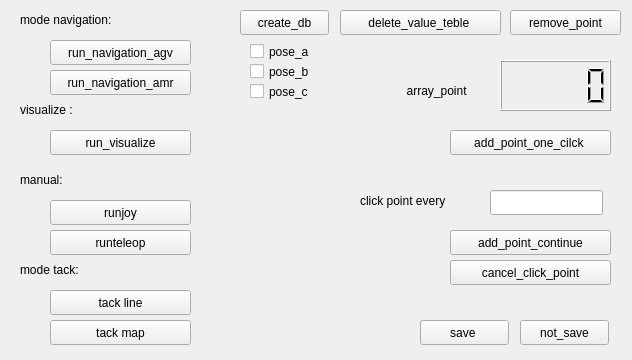
<?xml version="1.0" encoding="UTF-8"?>
<ui version="4.0">
 <class>Form</class>
 <widget class="QWidget" name="Form">
  <property name="geometry">
   <rect>
    <x>0</x>
    <y>0</y>
    <width>632</width>
    <height>360</height>
   </rect>
  </property>
  <property name="windowTitle">
   <string>Form</string>
  </property>
  <widget class="QPushButton" name="add_point_one_cilck">
   <property name="geometry">
    <rect>
     <x>450</x>
     <y>130</y>
     <width>161</width>
     <height>25</height>
    </rect>
   </property>
   <property name="text">
    <string>add_point_one_cilck </string>
   </property>
  </widget>
  <widget class="QPushButton" name="save">
   <property name="geometry">
    <rect>
     <x>420</x>
     <y>320</y>
     <width>89</width>
     <height>25</height>
    </rect>
   </property>
   <property name="text">
    <string>save </string>
   </property>
  </widget>
  <widget class="QPushButton" name="remove_point">
   <property name="geometry">
    <rect>
     <x>510</x>
     <y>10</y>
     <width>111</width>
     <height>25</height>
    </rect>
   </property>
   <property name="text">
    <string>remove_point</string>
   </property>
  </widget>
  <widget class="QPushButton" name="not_save">
   <property name="geometry">
    <rect>
     <x>520</x>
     <y>320</y>
     <width>89</width>
     <height>25</height>
    </rect>
   </property>
   <property name="text">
    <string>not_save</string>
   </property>
  </widget>
  <widget class="QPushButton" name="delete_value_teble">
   <property name="geometry">
    <rect>
     <x>340</x>
     <y>10</y>
     <width>161</width>
     <height>25</height>
    </rect>
   </property>
   <property name="autoFillBackground">
    <bool>false</bool>
   </property>
   <property name="text">
    <string>delete_value_teble </string>
   </property>
  </widget>
  <widget class="QCheckBox" name="pose_a">
   <property name="geometry">
    <rect>
     <x>250</x>
     <y>40</y>
     <width>92</width>
     <height>23</height>
    </rect>
   </property>
   <property name="text">
    <string>pose_a</string>
   </property>
  </widget>
  <widget class="QCheckBox" name="pose_b">
   <property name="geometry">
    <rect>
     <x>250</x>
     <y>60</y>
     <width>92</width>
     <height>23</height>
    </rect>
   </property>
   <property name="text">
    <string>pose_b</string>
   </property>
  </widget>
  <widget class="QCheckBox" name="pose_c">
   <property name="geometry">
    <rect>
     <x>250</x>
     <y>80</y>
     <width>92</width>
     <height>23</height>
    </rect>
   </property>
   <property name="text">
    <string>pose_c</string>
   </property>
  </widget>
  <widget class="QPushButton" name="add_point_continue">
   <property name="geometry">
    <rect>
     <x>450</x>
     <y>230</y>
     <width>161</width>
     <height>25</height>
    </rect>
   </property>
   <property name="text">
    <string>add_point_continue</string>
   </property>
  </widget>
  <widget class="QLCDNumber" name="arrypoint">
   <property name="geometry">
    <rect>
     <x>500</x>
     <y>60</y>
     <width>111</width>
     <height>51</height>
    </rect>
   </property>
  </widget>
  <widget class="QLabel" name="label_5">
   <property name="geometry">
    <rect>
     <x>390</x>
     <y>80</y>
     <width>101</width>
     <height>21</height>
    </rect>
   </property>
   <property name="text">
    <string>     array_point</string>
   </property>
  </widget>
  <widget class="QPushButton" name="create_db">
   <property name="geometry">
    <rect>
     <x>240</x>
     <y>10</y>
     <width>89</width>
     <height>25</height>
    </rect>
   </property>
   <property name="text">
    <string>create_db</string>
   </property>
  </widget>
  <widget class="QPushButton" name="run_navigation_agv">
   <property name="geometry">
    <rect>
     <x>50</x>
     <y>40</y>
     <width>141</width>
     <height>25</height>
    </rect>
   </property>
   <property name="text">
    <string>run_navigation_agv</string>
   </property>
  </widget>
  <widget class="QPushButton" name="run_visualize">
   <property name="geometry">
    <rect>
     <x>50</x>
     <y>130</y>
     <width>141</width>
     <height>25</height>
    </rect>
   </property>
   <property name="text">
    <string>run_visualize</string>
   </property>
  </widget>
  <widget class="QLabel" name="label_6">
   <property name="geometry">
    <rect>
     <x>20</x>
     <y>10</y>
     <width>131</width>
     <height>20</height>
    </rect>
   </property>
   <property name="text">
    <string>mode navigation:</string>
   </property>
  </widget>
  <widget class="QPushButton" name="run_navigation_amr">
   <property name="geometry">
    <rect>
     <x>50</x>
     <y>70</y>
     <width>141</width>
     <height>25</height>
    </rect>
   </property>
   <property name="text">
    <string>run_navigation_amr</string>
   </property>
  </widget>
  <widget class="QLabel" name="label_7">
   <property name="geometry">
    <rect>
     <x>20</x>
     <y>100</y>
     <width>67</width>
     <height>20</height>
    </rect>
   </property>
   <property name="text">
    <string>visualize :</string>
   </property>
  </widget>
  <widget class="QLabel" name="label_8">
   <property name="geometry">
    <rect>
     <x>20</x>
     <y>170</y>
     <width>61</width>
     <height>20</height>
    </rect>
   </property>
   <property name="text">
    <string>manual:</string>
   </property>
  </widget>
  <widget class="QPushButton" name="runteleop">
   <property name="geometry">
    <rect>
     <x>50</x>
     <y>230</y>
     <width>141</width>
     <height>25</height>
    </rect>
   </property>
   <property name="text">
    <string>runteleop</string>
   </property>
  </widget>
  <widget class="QPushButton" name="runjoy">
   <property name="geometry">
    <rect>
     <x>50</x>
     <y>200</y>
     <width>141</width>
     <height>25</height>
    </rect>
   </property>
   <property name="text">
    <string>runjoy</string>
   </property>
  </widget>
  <widget class="QLabel" name="label_9">
   <property name="geometry">
    <rect>
     <x>20</x>
     <y>260</y>
     <width>131</width>
     <height>20</height>
    </rect>
   </property>
   <property name="text">
    <string>mode tack:</string>
   </property>
  </widget>
  <widget class="QPushButton" name="tack_map">
   <property name="geometry">
    <rect>
     <x>50</x>
     <y>320</y>
     <width>141</width>
     <height>25</height>
    </rect>
   </property>
   <property name="text">
    <string>tack map</string>
   </property>
  </widget>
  <widget class="QPushButton" name="tack_line">
   <property name="geometry">
    <rect>
     <x>50</x>
     <y>290</y>
     <width>141</width>
     <height>25</height>
    </rect>
   </property>
   <property name="text">
    <string>tack line</string>
   </property>
  </widget>
  <widget class="QPushButton" name="cancel_click_point">
   <property name="geometry">
    <rect>
     <x>450</x>
     <y>260</y>
     <width>161</width>
     <height>25</height>
    </rect>
   </property>
   <property name="text">
    <string>cancel_click_point</string>
   </property>
  </widget>
  <widget class="QLineEdit" name="intervel_point">
   <property name="geometry">
    <rect>
     <x>490</x>
     <y>190</y>
     <width>113</width>
     <height>25</height>
    </rect>
   </property>
  </widget>
  <widget class="QLabel" name="label_10">
   <property name="geometry">
    <rect>
     <x>360</x>
     <y>190</y>
     <width>111</width>
     <height>21</height>
    </rect>
   </property>
   <property name="text">
    <string>click point every</string>
   </property>
  </widget>
 </widget>
 <resources/>
 <connections/>
</ui>
